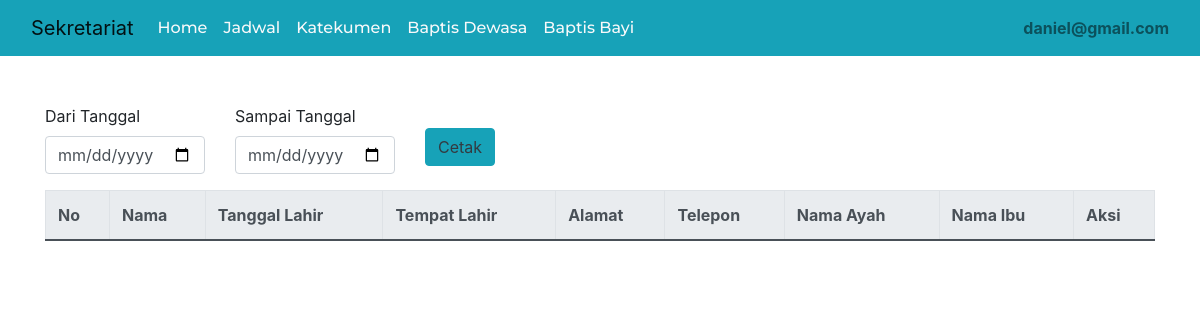
Page /admin/index.php?p=baptis_bayi (signed in) on the earlier database version.
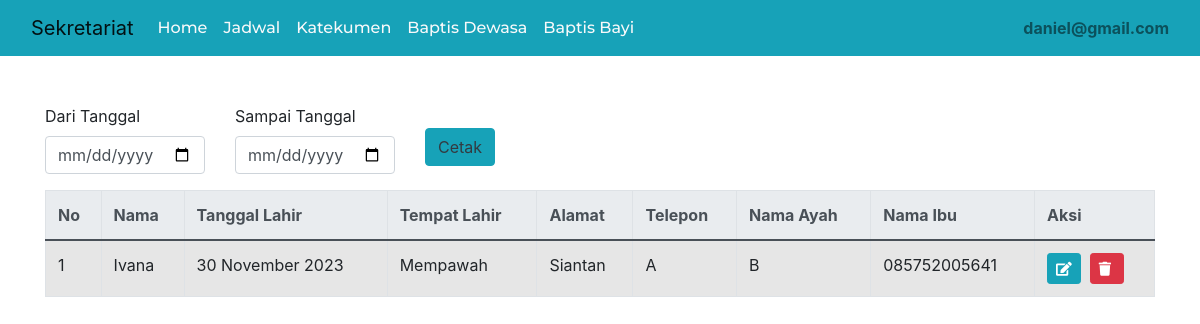
Same page on the later database version.
### tables this page shows
CREATE TABLE `baptis_bayi` (
  `id_baptis` int(5) NOT NULL,
  `id_user` int(5) NOT NULL,
  `nama` varchar(50) NOT NULL,
  `tgl_lahir` date NOT NULL,
  `tempat_lahir` varchar(50) NOT NULL,
  `alamat` varchar(50) NOT NULL,
  `nama_ayah` varchar(50) NOT NULL,
  `nama_ibu` varchar(50) NOT NULL,
  `telepon` varchar(12) NOT NULL
);

### admin/baptis/bayi.php (the view, shortened to what this page needs)
<link rel="stylesheet" href="https://cdnjs.cloudflare.com/ajax/libs/font-awesome/5.11.2/css/all.min.css">
  <link rel="stylesheet" href="https://cdn.datatables.net/1.10.12/css/dataTables.bootstrap.min.css" />
<div class="col-md-12 mt-5">
    <div class="container">
     <form action="../admin/cetak/cetak_tgl_bayi.php" method="get" class="mb-3">
                        <div class="row">
                            <div class="col-md-2">
                                <label for="start_date" class="form-label">Dari Tanggal</label>
                                <input type="date" class="form-control" id="start_date" name="start_date">
                            </div>
                            <div class="col-md-2">
                                <label for="end_date" class="form-label">Sampai Tanggal</label>
                                <input type="date" class="form-control" id="end_date" name="end_date">
                            </div>
                            <div class="col-md-2">
                                <button type="submit" class="btn btn-info text-dark mt-4">Cetak</button>
                            </div>
                        </div>
                    </form>
    <div class="table-responsive">
          <table id="tabel-data" class="table table-striped table-bordered" width="100%">
            <thead class="thead-light">
              <tr>
                <th scope="col">No</th>
                <th scope="col">Nama</th>
                <th scope="col">Tanggal Lahir</th>
                <th scope="col">Tempat Lahir</th>
                <th scope="col">Alamat</th>
                <th scope="col">Telepon</th>
                <th scope="col">Nama Ayah</th>
                <th scope="col">Nama Ibu</th>
                <th scope="col">Aksi</th>
              </tr>
            </thead>
            <tbody>
            <?php
                  include "../koneksi.php";
                  $data = mysqli_query($conn, "select * from baptis_bayi");
                  $no = 1;
                  while($result = mysqli_fetch_array($data)){
                ?>
              <tr>
                <td><?=$no++; ?></td>
                <td><?php echo $result['nama']; ?></td>
                <td><?php echo date('d F Y', strtotime($result['tgl_lahir'])); ?></td>
                <td><?php echo $result['tempat_lahir']; ?></td>
                <td><?php echo $result['alamat']; ?></td>
                <td><?php echo $result['nama_ayah']; ?></td>
                <td><?php echo $result['nama_ibu']; ?></td>
                <td><?php echo $result['telepon']; ?></td>
                <td>
                     <a href="index.php?p=edit_jadwal&id=<?=$result['id'];?>" class="btn btn-info btn-sm"><i class="fa fa-edit"></i></a>&nbsp;
                     <a onclick="return confirm('apakah anda yakin? ');" href="index.php?p=ac_delete_jadwal&id=<?=$result['id'] ?>" class="btn btn-danger btn-sm"><i class= "fa fa-trash">&nbsp;</i></a>
                    </td>
              </tr>
              <?php
                }
              ?>
            </tbody>
          </table>
        </div>
    </div>
</div>

Differences in the rows shown:
added baptis_bayi: nama "Ivana", tgl_lahir "30 November 2023", tempat_lahir "Mempawah", alamat "Siantan", nama_ayah "A", nama_ibu "B", telepon "085752005641"
